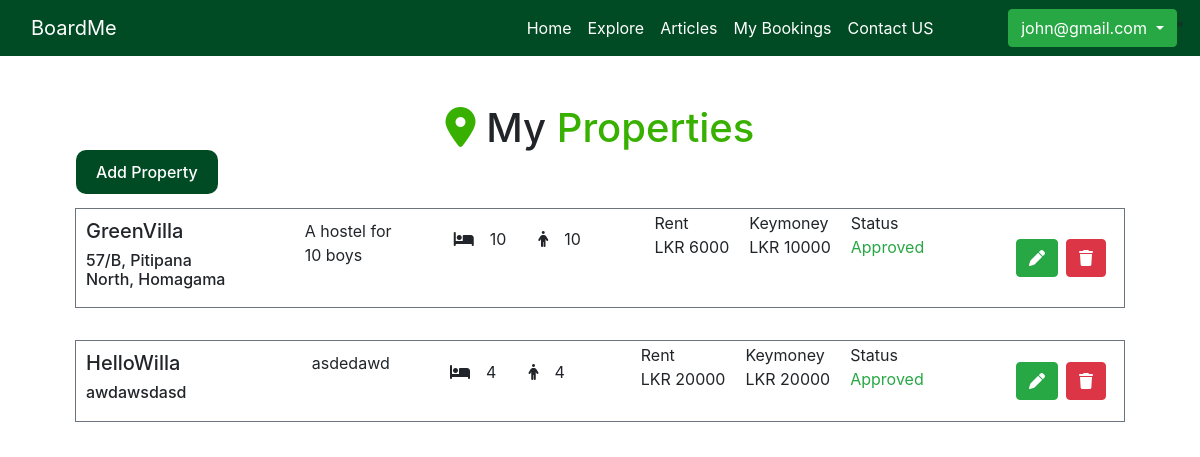
Page /pages/Landlord/MyProperties/myProperties.php (signed in) on the committed database.
### tables this page shows
CREATE TABLE `property` (
  `PropertyID` int(11) NOT NULL,
  `Title` varchar(255) NOT NULL,
  `Description` text NOT NULL,
  `BedCount` int(11) NOT NULL,
  `StdCount` int(11) NOT NULL,
  `Rent` varchar(255) NOT NULL,
  `Keymoney` varchar(255) NOT NULL,
  `Address` varchar(255) NOT NULL,
  `Coordinates` varchar(255) NOT NULL,
  `Status` varchar(30) NOT NULL,
  `OwnerID` int(11) NOT NULL
);

### data/fetchProperties.php (called while the page is built, shortened)
<?php
include_once __DIR__ . '/../helpers/dbConn.php';
function fetchprops()
{
    if (isset($_SESSION['loggedin'])) {
        global $mysqli;
        $query = "SELECT property.PropertyID, property.Title, property.Description, property.Address, property.StdCount, property.BedCount, property.Rent, property.Keymoney, property.Status, user.Name
        FROM property
        INNER JOIN user ON property.OwnerID = user.UserID";
        $stmt = $mysqli->prepare($query);
        $stmt->execute();
        $result = $stmt->get_result();
        while ($prop = $result->fetch_assoc()) {
            $props[] = $prop;
        }
        return $props;
    } else {
        return null;
    }
}

### pages/Landlord/MyProperties/myProperties.php (the view, shortened to what this page needs)
<?php include_once './data/fetchProperties.php'; ?>
<!DOCTYPE html>
<html lang="en">
<head>
    <link rel="stylesheet" href="./pages/Landlord/MyProperties/myProperties.css">
    <link rel="stylesheet" href="../../../components/navbar.css" />
    <link rel="stylesheet" href="https://cdn.jsdelivr.net/npm/bootstrap@4.0.0/dist/css/bootstrap.min.css">
    <link rel="stylesheet" href="https://cdnjs.cloudflare.com/ajax/libs/font-awesome/6.5.1/css/all.min.css">
    <link rel="stylesheet" href="https://unpkg.com/leaflet/dist/leaflet.css">
</head>
<body>
    <?php include_once './components/navbar.php' ?>
    <div class="container d-flex flex-column align-items-center justify-content-center mt-4 mt-md-5">
        <h1 class="text-center main-title"><i class="fa-solid fa-location-dot" style="color: #38B000;"></i> My <span style="color: #38b000">Properties</span></h1>
        <div class="col-12">
            <a class="btn-add mb-2 mx-3" href="/addProperty">Add Property</a>
        </div>
        <?php
        $properties = fetchprops();
        if(isset($properties)){
            foreach ($properties as $property) {
                $id = $property['PropertyID'];
                $title = $property['Title'];
                $description = $property['Description'];
                $bedCount = $property['BedCount'];
                $stdCount = $property['StdCount'];
                $rent = $property['Rent'];
                $keymoney = $property['Keymoney'];
                $address = $property['Address'];
                $property['Status'] == "Pending" ? $status = "<span class='text-danger'>Pending</span>" : $status = "<span class='text-success'>Approved</span>";
                echo
<<<EOT
                <div class="property-section col-12 d-flex mt-2">
                <div class="card col-12 mt-3 d-flex">
                    <div class="card-single d-flex justify-content-between mb-2 border-secondary border-2">
                        <div class="title-section w-25">
                        <h5 class="title">$title</h5>
                            <h6 class="address w-75">$address</h6>
                        </div>
                        <div class="d-md-flex drop-container">
                            <div class="description mx-2 w-75">
                                <p>$description</p>
                            </div>
                            <div class="count d-flex flex-column flex-md-row">
                                <div class="bed d-flex mx-2 align-items-center justify-content-center">
                                    <i class="fa-solid fa-bed mx-2"></i>
                                    <p class="pt-3 mx-md-2">$bedCount</p>
                                </div>
                                <div class="student d-flex mx-2 justify-content-center align-items-center">
                                    <i class="fa-solid fa-person mx-2"></i>
                                    <p class="pt-3 mx-md-2">$stdCount</p>
                                </div>
                            </div>
                        </div>
                        <div class="rent">
                            <div class="rent-d">
                                <p>Rent</p>
                                <p> LKR $rent</p>
                            </div>
                            <div class="rent-d">
                                <p>Keymoney</p>
                                <p>LKR $keymoney</p>
                            </div>
                            <div class="status-d">
                                <p>Status</p>
                                <p>$status</p>
                            </div>
                        </div>
                        <div class="btn-section flex-column flex-md-row align-items-md-center justify-content-md-center mx-2 d-none d-md-flex">
                            <a href="/edit?id=$id" class='btn btn-success btn-md text-white mx-2' data-bs-toggle='tooltip' data-bs-placement='bottom' title='Edit Property'><i class='fa-solid fa-pen'></i></a>
                            <a href="/deleteProperty?id=$id" class='btn btn-danger btn-md text-white mx-2 mx-md-0 mt-2 mt-md-0' data-bs-toggle='tooltip' data-bs-placement='bottom' title='Delete Property'><i class='fa-solid fa-trash'></i></a>
                        </div>
                            <a href="/edit?id=$id" class='btn btn-success btn-sm text-white mx-2' data-bs-toggle='tooltip' data-bs-placement='bottom' title='Edit Property'><i class='fa-solid fa-pen'></i></a>
                            $id
                    </div>
                </div>
        </div>
EOT;
            }
        }
        ?>
    </div>
</body>
</html>

### pages/Landlord/MyProperties/myProperties.css (style rules this page uses)
.btn-add { background-color: #004b23; text-decoration: none; color: white !important; border-radius: 10px; padding: 12px 20px 12px 20px; font-weight: 500; font-size: 1rem; }
.card { border: none !important; }
.card-single { border: 1px solid black; padding: 10px; }
.rent { display: flex; flex-direction: row; align-items: left; justify-content: center; gap: 20px; width: 50% !important; line-height: 0.5; }
.count { width: 50%; margin-left: 20px; }
.bed, .student { margin-top: 0.9rem; height: 12px; }

### rows in the picture
property: Title "GreenVilla", Address "57/B, Pitipana North, Homagama", Description "A hostel for 10 boys", BedCount "10", StdCount "10", Rent "6000", Keymoney "10000"
property: Title "HelloWilla", Address "awdawsdasd", Description "asdedawd", BedCount "4", StdCount "4", Rent "20000", Keymoney "20000"

### other values in the picture
$email "john@gmail.com"
